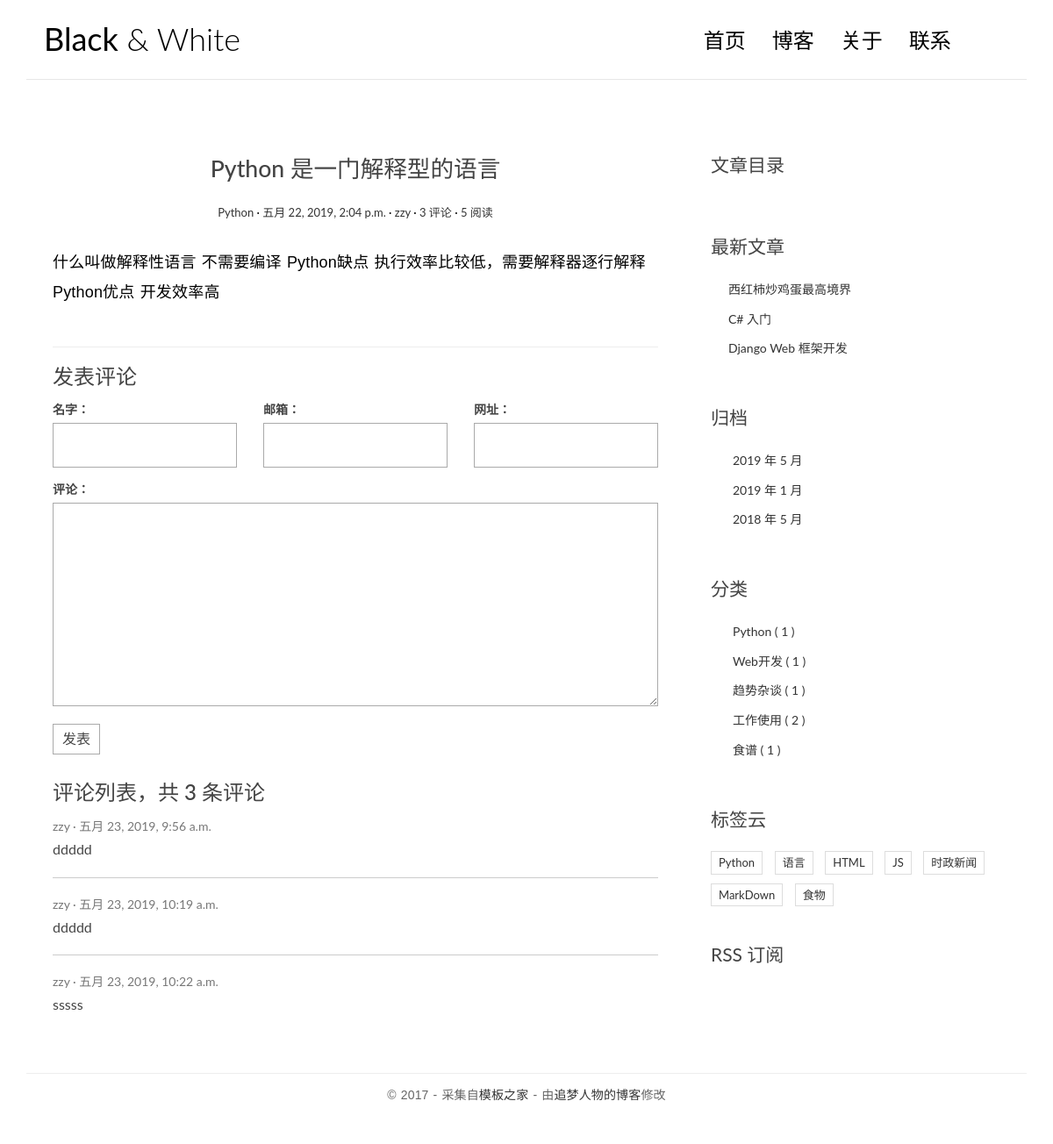
Page /detail/1/ on the committed database.
### blog/models.py (models this page shows, shortened)
class Article(models.Model):
    title = models.CharField(max_length=50)
    body = models.TextField()
    create_time = models.DateTimeField(auto_now_add=True)
    update_time = models.DateTimeField(auto_now=True)
    views = models.PositiveIntegerField(default=0)
    category = models.ForeignKey(Category,on_delete=models.CASCADE)
    tags = models.ManyToManyField(Tag)
    auther = models.ForeignKey(User,models.CASCADE)
    class Meta():
        verbose_name = "文章"
        verbose_name_plural = verbose_name

class Category(models.Model):
    title = models.CharField(max_length=30)
    class Meta():
        verbose_name = "分类"
        verbose_name_plural = verbose_name

class Tag(models.Model):
    title = models.CharField(max_length=30)
    class Meta():
        verbose_name = "标签"
        verbose_name_plural = verbose_name

### comments/models.py (models this page shows, shortened)
class Comment(models.Model):
    username = models.CharField(max_length=30)
    email = models.EmailField(blank=True, null=True)
    url = models.URLField(blank=True,null=True)
    content = models.CharField(max_length=500)
    article = models.ForeignKey(Article,on_delete=models.CASCADE)
    create_time = models.DateTimeField(auto_now_add=True)
    class Meta():
        verbose_name = "评论"
        verbose_name_plural = verbose_name

### blog/views.py (the view)
# urls.py: url(r'^detail/(\d+)/$', views.detail, name='detail'),
def detail(request, id):
    article = get_object_or_404(Article, pk = id )
    article.views +=1
    article.save()
    mk = markdown.Markdown(extensions=[
        "markdown.extensions.extra",
        "markdown.extensions.codehilite",
        "markdown.extensions.toc"
    ] )
    article.body = mk.convert(article.body)
    article.toc = mk.toc
    cf = CommentForm()
    return render(request,'single.html', locals())

### comments/forms.py
class CommentForm(forms.Form):
    name = forms.CharField(required=True, label="输入名字",  widget=forms.TextInput(attrs={"id":"id_name"}) )
    email = forms.EmailField(required=True,label="输入邮箱", widget=forms.EmailInput(attrs={"id":"id_email"}))
    url = forms.URLField(label="输入个人主页", widget=forms.URLInput( attrs={"id":"id_url"}))
    comment = forms.CharField(required=True,label="输入评论",widget=forms.Textarea( attrs={"id":"id_comment"})    )

### blog/templatetags/extend_fun.py (called while the page is built)
@register.simple_tag(name='getcategorys')
def getcategorys():
    return Category.objects.all()

@register.simple_tag
def getlatestarticles(num = 3):
    return Article.objects.all().order_by("-create_time")[:num]

@register.simple_tag
def getarchives(num = 3):
    result =  Article.objects.dates("create_time",'month',order="DESC")[:num]
    print(result)
    return result

@register.simple_tag
def gettags():
    return Tag.objects.all()

### templates/single.html (shortened to what this page needs)
{% extends 'base.html' %}
{% load extend_fun %}
{% block left %}
<article class="post post-{{ article.id }}">
    <header class="entry-header">
        <h1 class="entry-title">{{ article.title }}</h1>
        <div class="entry-meta">
            <span class="post-category"><a href="#">{{ article.category.title  }}</a></span>
            <span class="post-date"><a href="#"><time class="entry-date"
                                                      datetime="2012-11-09T23:15:57+00:00">{{ article.create_time }}</time></a></span>
            <span class="post-author"><a href="#">{{ article.auther.username }}</a></span>
            <span class="comments-link"><a href="#">{{ article.comment_set.count }} 评论</a></span>
            <span class="views-count"><a href="#">{{ article.views }} 阅读</a></span>
        </div>
    </header>
    <div class="entry-content clearfix">
        {{ article.body|safe }}
    </div>
</article>
<section class="comment-area" id="comment-area">
    <hr>
    <h3>发表评论</h3>
    <form action="{% url 'comments:addcomment' article.id %}" method="post" class="comment-form">
        <div class="row">
            <div class="col-md-4">
                <label for="id_name">名字：</label>
                {{ cf.name }}
            </div>
            <div class="col-md-4">
                <label for="id_email">邮箱：</label>
                {{ cf.email }}
            </div>
            <div class="col-md-4">
                <label for="id_url">网址：</label>
                {{ cf.url }}
            </div>
            <div class="col-md-12">
                <label for="id_comment">评论：</label>
                {{ cf.comment }}
                <button type="submit" class="comment-btn">发表</button>
            </div>
        </div>
    </form>
    <div class="comment-list-panel">
        <h3>评论列表，共 <span> {{ article.comment_set.count }} </span> 条评论</h3>
        <ul class="comment-list list-unstyled">
            {% for c in article.comment_set.all %}
                <li class="comment-item">
                <span class="nickname">{{ c.username }}</span>
                <time class="submit-date" datetime="2012-11-09T23:15:57+00:00">{{ c.create_time }}</time>
                <div class="text">
                    {{ c.content  }}
                </div>
            </li>
            {% empty %}
                <li>评论</li>
            {% endfor %}
        </ul>
    </div>
</section>
{% endblock %}
{% block toc %}
<div class="widget widget-content">
    <h3 class="widget-title">文章目录</h3>
</div>
{% endblock %}

### templates/base.html (shortened to what this page needs)
{% load extend_fun %}
<!DOCTYPE html>
<html lang="en">
<head>
    <link rel="stylesheet" href="/static/css/bootstrap.min.css">
    <link rel="stylesheet" href="http://code.ionicframework.com/ionicons/2.0.1/css/ionicons.min.css">
    <link rel="stylesheet" href="/static/css/pace.css">
    <link rel="stylesheet" href="/static/css/custom.css">
</head>
<body id="page">
<div class="container">
    <header id="site-header">
        <div class="row">
            <div class="col-md-4 col-sm-5 col-xs-8">
                <div class="logo">
                    <h1><a href="/"><b>Black</b> &amp; White</a></h1>
                </div>
            </div>
            <div class="col-md-8 col-sm-7 col-xs-4">
                <nav class="main-nav" role="navigation">
                    <div class="collapse navbar-collapse" id="bs-example-navbar-collapse-1">
                        <ul class="nav navbar-nav navbar-right">
                            <li class="cl-effect-11"><a href="/" data-hover="首页">首页</a></li>
                            <li class="cl-effect-11"><a href="full-width.html" data-hover="博客">博客</a></li>
                            <li class="cl-effect-11"><a href="about.html" data-hover="关于">关于</a></li>
                            <li class="cl-effect-11"><a href="{% url 'blog:contactus' %}" data-hover="联系">联系</a></li>
                        </ul>
                    </div>
                </nav>
            </div>
        </div>
    </header>
</div>
<div class="content-body">
    <div class="container">
        <div class="row">
            <main class="col-md-8">
                {% block left %}
                {% endblock %}
            </main>
            <aside class="col-md-4">
                {% block toc %}
                {% endblock %}
                <div class="widget widget-recent-posts">
                    <h3 class="widget-title">最新文章</h3>
                    <ul>
                        {% getlatestarticles as latestarticles %}
                        {% for article in  latestarticles %}
                            <li><a href="{% url 'blog:detail' article.id %}">{{ article.title }}</a> </li>
                        {% empty %}
                            <li>最近文章</li>
                        {% endfor %}
                    </ul>
                </div>
                <div class="widget widget-archives">
                    <h3 class="widget-title">归档</h3>
                    <ul>
                        {% getarchives as archives %}
                        {% for archive in archives %}
                            <li><a href="{% url 'blog:archives' archive.year archive.month  %}">{{ archive.year }} 年 {{ archive.month }} 月</a></li>
                        {% empty %}
                            <li>没有对象</li>
                        {% endfor %}
                    </ul>
                </div>
                <div class="widget widget-category">
                    <h3 class="widget-title">分类</h3>
                    <ul>
                        {% getcategorys  as categorys  %}
                        {% for category in categorys %}
                            <li><a href="{% url 'blog:category' category.id %}"> {{ category.title }} <span class="post-count">( {{ category.article_set.count }} )</span>   </a></li>
                        {% endfor %}
                    </ul>
                </div>
                <div class="widget widget-tag-cloud">
                    <h3 class="widget-title">标签云</h3>
                    <ul>
                        {% gettags as tags %}
                        {% for tag in tags %}
                         <li>
                            <a href="{% url 'blog:tag' tag.id %}">{{ tag.title }}</a>
                        </li>
                        {% empty %}
                            <li>没有标签</li>
                        {% endfor %}
                    </ul>
                </div>
                <div class="rss">
                    <a href="{% url 'blog:rss' %}"> RSS 订阅</a>
                </div>
            </aside>
        </div>
    </div>
</div>
<footer id="site-footer">
    <div class="container">
        <div class="row">
            <div class="col-md-12">
                <p class="copyright">&copy 2017 - 采集自<a href="http://www.cssmoban.com/"
                                                        target="_blank" title="模板之家">模板之家</a>
                    - 由<a href="http://zmrenwu.com/" title="网页模板" target="_blank">追梦人物的博客</a>修改
                </p>
            </div>
        </div>
    </div>
</footer>
</body>
</html>

### static/css/custom.css (style rules this page uses)
* { outline: none; }
h1, h2, h3, h4, h5, h6 { margin-top: 0; }
b { font-weight: 400; }
a { color: #333; }
body { color: #444; font-family: 'Lato', sans-serif; }
p { font-family: 'Ubuntu', sans-serif; font-weight: 400; word-spacing: 1px; letter-spacing: 0.01em; }
#single p, #page p { margin-bottom: 25px; }
#site-header { background-color: #FFF; padding: 25px 20px; margin-bottom: 40px; border-bottom: 1px solid #e7e7e7; }
.logo h1 a { color: #000; }
.logo h1 { margin: 0; font-family: 'Lato', sans-serif; font-weight: 300; }
.main-nav { margin-top: 11px; max-width: 95%; }
.main-nav a { color: #000000 !important; padding: 0 0 5px 0 !important; margin-right: 30px; font-family: 'Lato', sans-serif; font-weight: 300; font-size: 24px; }
.cl-effect-11 a { padding: 10px 0; color: #0972b4; text-shadow: none; }
.cl-effect-11 a::before { position: absolute; top: 0; left: 0; overflow: hidden; padding: 0 0 5px 0 !important; max-width: 0; border-bottom: 1px solid #000; color: #000; content: attr(data-hover); white-space: nowrap; -webkit-transition: max-width 0.5s; -moz-transition: max-width 0.5s; transition: max-width 0.5s; }
.content-body { padding-bottom: 4em; }
.post { background: #fff; padding: 30px 30px 0; }
.entry-title { text-align: center; font-size: 1.9em; margin-bottom: 20px; line-height: 1.6; padding: 10px 20px 0; }
.entry-meta { text-align: center; color: #DDDDDD; font-size: 13px; margin-bottom: 30px; }
.entry-content { font-size: 18px; line-height: 1.9; font-weight: 300; color: #000; }
.post-category::after, .post-date::after, .post-author::after, .comments-link::after { content: ' ·'; color: #000; }
.widget { background: #fff; padding: 30px 0 0; }
.widget-title { font-size: 1.5em; margin-bottom: 20px; line-height: 1.6; padding: 10px 0 0; font-weight: 400; }
.widget-recent-posts ul { padding: 0; margin: 0; padding-left: 20px; }
.widget-recent-posts ul li { list-style-type: none; position: relative; line-height: 170%; margin-bottom: 10px; }
.widget-recent-posts ul li::before { content: '\f3d3'; font-family: "Ionicons"; position: absolute; left: -17px; top: 3px; font-size: 16px; color: #000; }
.widget-archives ul { padding: 0; margin: 0; padding-left: 25px; }
.widget-archives ul li { list-style-type: none; position: relative; line-height: 170%; margin-bottom: 10px; }
.widget-archives ul li::before { content: '\f3f3'; font-family: "Ionicons"; position: absolute; left: -25px; top: 1px; font-size: 16px; color: #000; }
.widget-category ul { padding: 0; margin: 0; padding-left: 25px; }
.widget-category ul li { list-style-type: none; position: relative; line-height: 170%; margin-bottom: 10px; }
.widget-category ul li::before { content: '\f3fe'; font-family: "Ionicons"; position: absolute; left: -25px; top: 1px; font-size: 18px; color: #000; }
.widget-tag-cloud ul { padding: 0; margin: 0; margin-right: -10px; }
.widget-tag-cloud ul li { list-style-type: none; font-size: 13px; display: inline-block; margin-right: 10px; margin-bottom: 10px; padding: 3px 8px; border: 1px solid #ddd; }
.rss { font-size: 21px; margin-top: 30px; }
.rss a { color: #444; }
#site-footer { padding-top: 10px; padding: 0 0 1.5em 0; }
.copyright { text-align: center; padding-top: 1em; margin: 0; border-top: 1px solid #eee; color: #666; }
.contact-form input, .comment-form input { border: 1px solid #aaa; margin-bottom: 15px; width: 100%; padding: 15px 15px; font-size: 16px; line-height: 100%; transition: 0.4s border-color linear; }
.contact-form textarea, .comment-form textarea { border: 1px solid #aaa; margin-bottom: 15px; width: 100%; padding: 15px 15px; font-size: 16px; line-height: 20px !important; min-height: 183px; transition: 0.4s border-color linear; }
.comment-area { padding: 0 30px 0; }
.comment-form { margin-top: 15px; }
.comment-form .comment-btn { background-color: #fff; border: 1px solid #aaa; font-size: 16px; padding: 5px 10px; }
.comment-list-panel { margin-top: 30px; }
.comment-list { margin-top: 15px; }
.comment-item:not(:last-child) { border-bottom: 1px #ccc solid; margin-bottom: 20px; padding-bottom: 20px; }
.comment-item .nickname, .comment-item .submit-date { color: #777; font-size: 14px; }
.comment-item .nickname:after { content: ' ·'; }
.comment-item .text { padding-top: 5px; font-size: 16px; }

### rows in the picture
Article: title "Python 是一门解释型的语言", category "Python", create_time "五月 22, 2019, 2:04 p.m.", auther.username "zzy", comment_set.count "3", views "5", body "什么叫做解释性语言 不需要编译 Python缺点 执行效率比较低，需要解释器逐行解释 Python优点 开发效率高"
Comment: username "zzy", create_time "五月 23, 2019, 9:56 a.m.", content "ddddd"
Comment: username "zzy", create_time "五月 23, 2019, 10:19 a.m.", content "ddddd"
Comment: username "zzy", create_time "五月 23, 2019, 10:22 a.m.", content "sssss"
Article: title "西红柿炒鸡蛋最高境界"
Article: title "C# 入门"
Article: title "Django Web 框架开发"
Category: title "Python", article_set.count "1"
Category: title "Web开发", article_set.count "1"
Category: title "趋势杂谈", article_set.count "1"
Category: title "工作使用", article_set.count "2"
Category: title "食谱", article_set.count "1"
Tag: title "Python"
Tag: title "语言"
Tag: title "HTML"
Tag: title "JS"
Tag: title "时政新闻"
Tag: title "MarkDown"
Tag: title "食物"

### other values in the picture
{{ archive.year }} "2019" "2019" "2018"
{{ archive.month }} "5" "1" "5"
